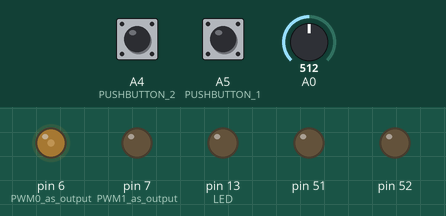
A sketch run on a simulated Arduino Mega 2560, built with avr-gcc and run on an emulated ATmega2560. Shown: output pins drawn as LEDs (lit = HIGH). The test bench sets the inputs (shaded band); at power-on: A0 = 512, A4 (PUSHBUTTON_2) HIGH, A5 (PUSHBUTTON_1) HIGH.

Above: at 0.12 s.
At 1.5 s:
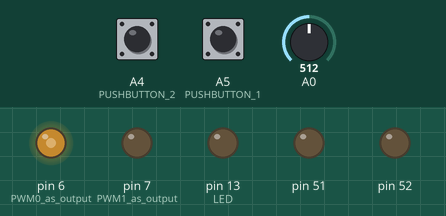
Timing chart, 0 to 3.0 s (numbered marks = the images above):
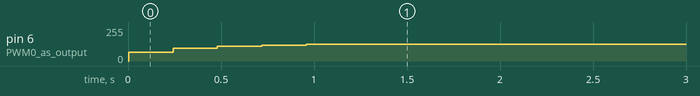

Measured:
- by itself, pin 6 (PWM0_as_output): moves from 0/255 to 127/255 over 1.4 s

The sketch:

sonotactil1.ino
```cpp
// CC-by-NC-www.Electrosmash.com/rights
// Based on OpenMusicLabs previous works.
// pedalshield_mega_delay.ino reads the ADC, saves it into the DelayBuffer[] array and plays it into the PWM output.
// pressing the pushbutton_1 or 2 makes the delay longer or shorter


//defining harware resources.
#define LED 13
#define FOOTSWITCH 12
#define TOGGLE 2
#define PUSHBUTTON_1 A5
#define PUSHBUTTON_2 A4

//defining the output PWM parameters
#define PWM_FREQ 0x00FF // pwm frequency - 31.3KHz
#define PWM_MODE 0 // Fast (1) or Phase Correct (0)
#define PWM_QTY 2 // 2 PWMs in parallel

//other variables
int input, vol_variable=512;
int counter=0;
unsigned int ADC_low, ADC_high;

#define MAX_DELAY 7500
byte DelayBuffer[MAX_DELAY];
unsigned int DelayCounter = 0;
unsigned int Delay_Depth = MAX_DELAY;

void setup() {
  //setup IO
  pinMode(FOOTSWITCH, INPUT_PULLUP);
  pinMode(TOGGLE, INPUT_PULLUP);
  pinMode(PUSHBUTTON_1, INPUT_PULLUP);
  pinMode(PUSHBUTTON_2, INPUT_PULLUP);
  pinMode(LED, OUTPUT);
  pinMode(6, OUTPUT); //PWM0 as output
  pinMode(7, OUTPUT); //PWM1 as output

  // setup ADC
  ADMUX = 0x60; // left adjust, adc0, internal vcc
  ADCSRA = 0xe5; // turn on adc, ck/32, auto trigger
  ADCSRB = 0x00; // free running mode
  DIDR0 = 0x01; // turn off digital inputs for adc0

  // setup PWM
  TCCR4A = (((PWM_QTY - 1) << 5) | 0x80 | (PWM_MODE << 1)); //
  TCCR4B = ((PWM_MODE << 3) | 0x11); // ck/1
  TIMSK4 = 0x20; // interrupt on capture interrupt
  ICR4H = (PWM_FREQ >> 8);
  ICR4L = (PWM_FREQ & 0xff);
  DDRB |= ((PWM_QTY << 1) | 0x02); // turn on outputs
  sei(); // turn on interrupts - not really necessary with arduino
  }

void loop()
{
}


ISR(TIMER4_CAPT_vect)
{
  // get ADC data
  ADC_low = ADCL; // ADC_low always 0 to save space
  ADC_high = ADCH;

  //store the high bit only for
  DelayBuffer[DelayCounter] = (ADC_high + DelayBuffer[DelayCounter])>>1 ;


counter++; //to save resources, the pushbuttons are checked every 100 times.
if(counter==100)
{
counter=0;
if (!digitalRead(PUSHBUTTON_1)) {
  if (Delay_Depth<MAX_DELAY)Delay_Depth=Delay_Depth+1; //increase the vol
    digitalWrite(LED, LOW); //blinks the led
    }

    if (!digitalRead(PUSHBUTTON_2)) {
  if (Delay_Depth>0)Delay_Depth=Delay_Depth-1; //decrease vol
  digitalWrite(LED, LOW); //blinks the led
    }
}

  //Increse/reset delay counter.
  DelayCounter++;
  if(DelayCounter >= Delay_Depth) DelayCounter = 0;

  //the output signal is = (delayed signal + current signal)/2
  input = (DelayBuffer[DelayCounter] +(ADC_high))>>1;

  //write the PWM signal
  OCR4AL = input;
  //OCR4BL = input; // send out low byte

}
```
